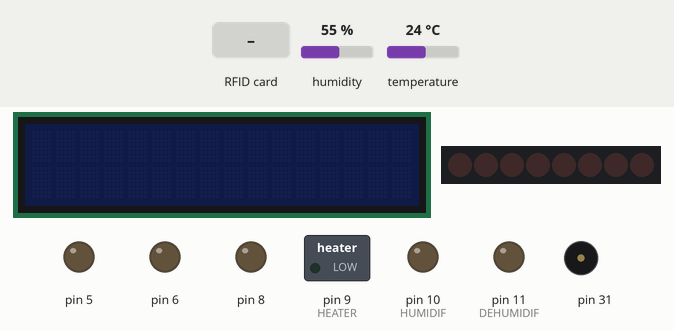
Simulated run of this sketch. Board: Arduino Uno, built with avr-gcc and run on an emulated ATmega328P. Parts: 16×2 character LCD, 8 shift-register outputs drawn as a row of LEDs (first output left, lit = HIGH), switched loads named in the sketch (green lamp = pin HIGH), output pins drawn as LEDs (lit = HIGH), buzzer (waves = sounding). Dashed ring = blinking. The inputs (shaded band) are chosen by the test bench; at power-on: humidity 55 %, temperature 24 °C. What the sketch prints to the serial monitor is not drawn.

Above: at 1.3 s.
1.4 s: RFID card D7 8B 40 19 held to the reader
At 6.8 s:
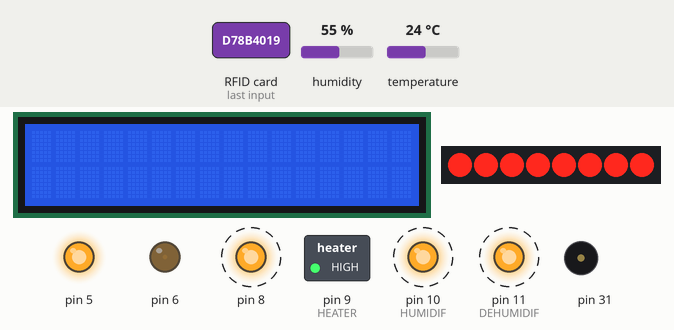
At 7.8 s:
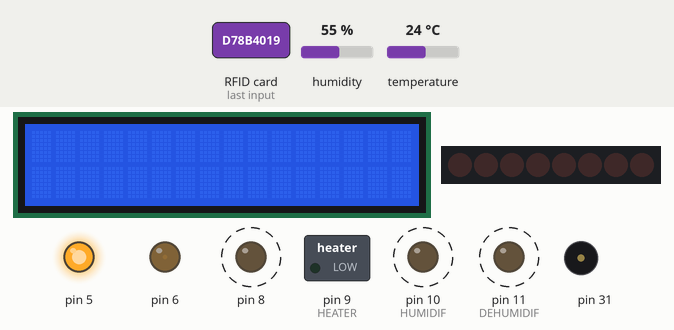
10.1 s: RFID card 5E 7A 19 C4 held to the reader
At 13.1 s:
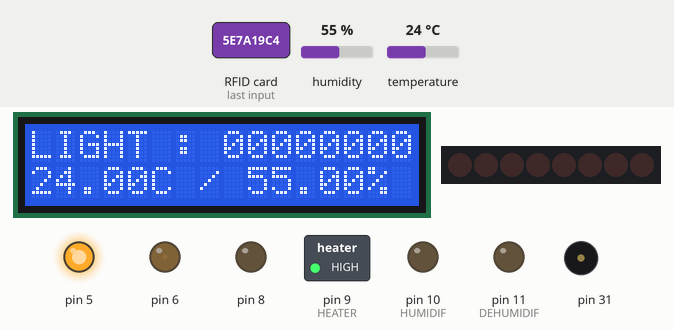
Timing chart, 0 to 14.6 s (numbered marks = the images above; inputs shaded):
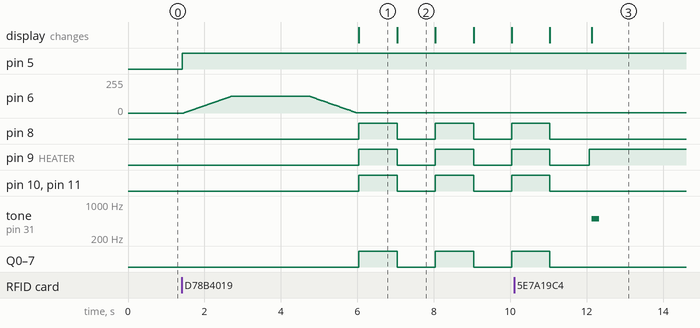

Measured:
- after the input at 1.4 s, pin 5: LOW → HIGH at once; pin 6: rises from 0/255 to 127/255 in 3.3 s, then falls to 1/255 in 1.3 s; pin 8, pin 9 (HEATER), pin 10 (HUMIDIF), pin 11 (DEHUMIDIF), Q0–7: alternates HIGH for 1.0 s and LOW for 1.0 s, starting after 4.6 s; the display: first changes after 4.6 s (image 1 shows a later state)
- after the input at 10.1 s, tone on pin 31: silent → 500 Hz after 2.0 s, → silent 0.20 s later

The sketch:

SmartHome_TCP.ino
```cpp
// 스마트홈
#include "DHT.h"

//RFID 설정
#include <MFRC522DriverSPI.h>
#include <MFRC522v2.h>
#include <MFRC522DriverPinSimple.h>
#include <MFRC522Debug.h>
class MFRC522DriverPinSimple sda_pin(53); //RFID포트 53,52,51,50
class MFRC522DriverSPI driver {sda_pin};
class MFRC522 mfrc522 {driver};
const String MASTER_CARD_UID {String("D78B4019")}; //관리자카드

//DHT11(온습도센서) 설정
#include "DHT.h"
const uint8_t TEMP_HUMID_PIN {A0}; // 온습도센서 포트 A0
class DHT dht(TEMP_HUMID_PIN, 11);

//LCD 설정
#include <LiquidCrystal_I2C.h>
class LiquidCrystal_I2C lcd (0x27, 16, 2);

//핀설정
enum CONTROL_PINS {
  TEMPER_HUMID = A0,
  RELAY = 5U,
  SERVO = 6U,
  COOLER = 8U,
  HEATER,
  HUMIDIF,
  DEHUMIDIF
};
enum ShiftRegisterPIN { // 시프트레지스터 포트 24~26
  DS_PIN = 22U,
  LATCH_PIN,
  CLOCK_PIN
};
const uint8_t RFID_LED {30U};
const uint8_t BUZZ_PIN {31U};

//전역변수설정
const uint16_t tone_first {500U}; // 부저 소리 주파수 설정 1
const uint16_t tone_second {700U}; // 부저 소리 주파수 설정 2

volatile bool login_check {false}; // 관리자 체크인여부
volatile bool dht11_state {false}; //온습도센서
volatile bool door_state {false}; // 현관문 상태
volatile int16_t loop_count {0}; // 루프 카운터
volatile float desired_temp {25.0}; // 희망온도
volatile float desired_humid {50.0}; // 희망습도
volatile bool cooling {false};
volatile bool heating {false};
volatile bool humidifying {false};
volatile bool dehumidifying {false};

//고정값 지정
#define ST_DELAY 200UL // 기본딜레이 -> 현재 최소딜레이 동작 200ms
#define MAX_LOOP 10UL // 최대 루프 수
#define TEMP_OFFSET 0.5 // 온도 오프셋
#define HUMID_OFFSET 5 // 습도 오프셋

//커스텀 함수 목록
void initAll(); // 시스템초기화(전원공급릴레이 및 RFID제외)
void lcdClear(); // LCD 정리 함수
void myShift(uint8_t leds); // 시프트레지스터 제어 함수
void doorOpen(); // 현관문 제어 함수
void allLED(bool ononff); // 모든 LED 일괄 켜기/끄기

void setup() {
  Serial.begin(115200UL);
  mfrc522.PCD_Init();

  //핀모드
  pinMode(RELAY,OUTPUT);
  pinMode(SERVO,OUTPUT);
  pinMode(COOLER,OUTPUT);
  pinMode(HEATER,OUTPUT);
  pinMode(HUMIDIF,OUTPUT);
  pinMode(DEHUMIDIF,OUTPUT);
  pinMode(DS_PIN,OUTPUT);
  pinMode(LATCH_PIN,OUTPUT);
  pinMode(CLOCK_PIN,OUTPUT);
  pinMode(RFID_LED,OUTPUT);
  pinMode(BUZZ_PIN,OUTPUT);

  digitalWrite(COOLER,LOW);
  digitalWrite(HEATER,LOW);
  digitalWrite(HUMIDIF,LOW);
  digitalWrite(DEHUMIDIF,LOW);
  digitalWrite(RFID_LED,LOW);

  lcd.init(); // LCD 초기화
  lcd.noBacklight();
}

void loop() {
  if (!login_check){//관리자 부재시
    if(!mfrc522.PICC_IsNewCardPresent()) return;
    if(!mfrc522.PICC_ReadCardSerial()) return;
    String tagID = "";
    for(uint8_t i {0u} ; i < 4 ; ++i){
      tagID += String(mfrc522.uid.uidByte[i],HEX);
    }
    tagID.toUpperCase();
    mfrc522.PICC_HaltA();
    if(tagID == MASTER_CARD_UID){
      login_check = true;
    }
    else {
      return;
    }
  }
  else {
    digitalWrite(RELAY,HIGH); // 전원연결
    delay(20UL); //서지 현상 방지
    initAll(); // 시스템초기화

    //변수선언
    float temperature {0.0};
    float humidity {0.0};

    //시작
    for(;;){
      if(loop_count >= MAX_LOOP) {
        loop_count = 0;
      }
      //시리얼입력
      //온습도센서
      if(dht.read()){
        temperature = dht.readTemperature();
        humidity = dht.readHumidity();
      }

      const String sending_data {
          String(temperature)+","+
          String(humidity)+","+
          String(cooling ? "1" : "0") + String(heating ? "1" : "0") + String(humidifying ? "1" : "0") + String(dehumidifying ? "1" : "0")
        };
      Serial.println(sending_data);
      uint8_t roomLight = 0;
      //시리얼출력
      if(Serial.available())
      {
        const String incomming_data {Serial.readStringUntil('\n')};
        //시리얼형식 : "전등 8개에 대한 바이너리8자리" + "," + "희망온도" +  "," + "희망습도"

        String sub_income_data {incomming_data};

        for(int i=0;i<2;++i){
          int commaIndex = sub_income_data.indexOf(',');
          if(commaIndex != -1) {
            switch(i) {
              case 0:
                roomLight = strtol(sub_income_data.substring(0, commaIndex).c_str(), NULL,2);
                break;
              case 1:
                desired_temp = atof(sub_income_data.substring(0,commaIndex).c_str());
                break;
            }
            sub_income_data = sub_income_data.substring(commaIndex+1);
          }
        }
        desired_humid = atof(sub_income_data.c_str());
        //방 전등 : 시프트레지스터
        myShift(roomLight);
      }
      //기타
      //온도조절
      if(temperature - TEMP_OFFSET > desired_temp){ // 희망온도보다 높으면
        digitalWrite(COOLER, (cooling = true));
        digitalWrite(HEATER, (heating = false));
      } else if(temperature + TEMP_OFFSET < desired_temp){ // 희망온도보다 낮으면
        digitalWrite(COOLER, (cooling = false));
        digitalWrite(HEATER, (heating = true));
      } else {
        digitalWrite(COOLER, (cooling = false));
        digitalWrite(HEATER, (heating = false));
      }

      //습도조절
      if(humidity - HUMID_OFFSET > desired_humid){ // 희망습도보다 높으면
        digitalWrite(HUMIDIF, (humidifying=false));
        digitalWrite(DEHUMIDIF, (dehumidifying=true));
      } else if(humidity + HUMID_OFFSET < desired_humid){ // 희망습도보다 낮으면
        digitalWrite(HUMIDIF, (humidifying=true));
        digitalWrite(DEHUMIDIF, (dehumidifying=false));
      } else {
        digitalWrite(HUMIDIF, (humidifying=false));
        digitalWrite(DEHUMIDIF, (dehumidifying=false));
      }

      //LCD표현
      String roomLightBinary = "";
      for (int i = 7; i >= 0; i--) {
        roomLightBinary += ((roomLight >> i) & 1) ? '1' : '0';
      }
      lcdClear();
      lcd.print(String(F("LIGHT : ")) + String(roomLightBinary));
      lcd.setCursor(0,1);
      lcd.print(String(temperature) + String(F("C / ")) + String(humidity) + String(F("%")));
      lcd.setCursor(0,0);

      //RFID 체크
      if(mfrc522.PICC_IsNewCardPresent()){
        if(mfrc522.PICC_ReadCardSerial()){
          String tagID = "";
          for(uint8_t i {0u} ; i < 4 ; ++i){
            tagID += String(mfrc522.uid.uidByte[i],HEX);
          }
          tagID.toUpperCase();
          mfrc522.PICC_HaltA();
          if( tagID == MASTER_CARD_UID){
            digitalWrite(RFID_LED,HIGH);
            //체크아웃
            login_check = false;
            // 전원 차단 전 처리
            delay(ST_DELAY*20);
            allLED(false);
            lcdClear(); // LCD 출력 초기화
            lcd.noBacklight();
            digitalWrite(RFID_LED,LOW);
            digitalWrite(RELAY,LOW);
            break;
          }
          else{
            tone(BUZZ_PIN,tone_first);
            delay(ST_DELAY);
            noTone(BUZZ_PIN);
          }
        }
      }
      ++loop_count;
      delay(ST_DELAY);
    }
  }
}

void initAll(){ // 시스템 초기화 함수
  doorOpen();
  dht.begin(); // DHT11 초기화
  lcd.backlight(); // LCD 백라이트 ON
  lcdClear(); // LCD 출력 초기화
  for( int i {0}; i < 3 ;++i){// LED 동작확인
    allLED(true);
    delay(1000UL);
    allLED(false);
    delay(1000UL);
  }
  allLED(false);
}

void allLED(bool onoff) {
  if(onoff) {
    myShift(B11111111);
    digitalWrite(COOLER,HIGH);
    digitalWrite(HEATER,HIGH);
    digitalWrite(HUMIDIF,HIGH);
    digitalWrite(DEHUMIDIF,HIGH);
    digitalWrite(RFID_LED,HIGH);
  } else {
    myShift(B00000000);
    digitalWrite(COOLER,LOW);
    digitalWrite(HEATER,LOW);
    digitalWrite(HUMIDIF,LOW);
    digitalWrite(DEHUMIDIF,LOW);
    digitalWrite(RFID_LED,LOW);
  }
}

void lcdClear(){ // LCD 출력 초기화 함수
  lcd.home();
  lcd.print(F("                "));
  lcd.setCursor(0,1);
  lcd.print(F("                "));
  lcd.home();
}

void myShift(uint8_t leds){// 시프트레지스터 제어 함수
  digitalWrite(LATCH_PIN, LOW);
  shiftOut(DS_PIN,CLOCK_PIN, MSBFIRST, leds);
  digitalWrite(LATCH_PIN, HIGH);
}

void doorOpen(){
  digitalWrite(RFID_LED,HIGH);
  for(int i {0};i<128;i+=2){
    analogWrite(SERVO,i);
    delay(static_cast<int>(ST_DELAY/10));
  }
  delay(ST_DELAY*10);
  for(int i {127};i>=0;i-=2){
    analogWrite(SERVO,i);
    delay(static_cast<int>(ST_DELAY/10));
  }
  digitalWrite(RFID_LED,LOW);
}
```
